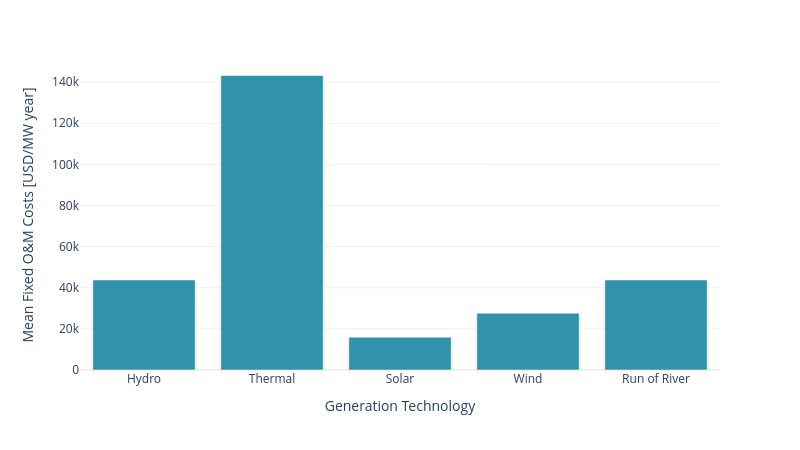

The notebook cell saved with this chart:
### Code cell
gen_fixed_om  = gen_costs.copy()
gen_fixed_om = gen_fixed_om[['gen_tech','gen_fixed_om']]

gen_fixed_om = gen_fixed_om.groupby(['gen_tech']).agg({'gen_fixed_om':'mean'}).reset_index()

fig = px.bar(
    gen_fixed_om, x='gen_tech', y='gen_fixed_om',
    color_discrete_sequence=[colors[0]],
    labels={'gen_tech': 'Generation Technology', 'gen_fixed_om': 'Mean Fixed O&M Costs [USD/MW year]'},
    height=9*50, width=16*50, category_orders={"gen_tech": tech_order},
    template='plotly_white')

fig.write_image(f"../images/Mean Fixed O&M Costs.png")
fig.show()

### Figure 1 — Plotly figure (JSON) as saved in the notebook; plotly's stock layout.template omitted (floating-point values rounded to 4 significant figures)
{"data": [{"alignmentgroup": "True", "hovertemplate": "Generation Technology=%{x}<br>Mean Fixed O&M Costs [USD/MW year]=%{y}<extra></extra>", "legendgroup": "", "marker": {"color": "#3292A9", "pattern": {"shape": ""}}, "name": "", "offsetgroup": "", "orientation": "v", "showlegend": false, "textposition": "auto", "type": "bar", "x": ["Hydro", "Run of River", "Solar", "Thermal", "Wind"], "xaxis": "x", "y": [43780, 43780, 15970, 143220, 27570], "yaxis": "y"}], "layout": {"barmode": "relative", "height": 450, "legend": {"tracegroupgap": 0}, "margin": {"t": 60}, "width": 800, "xaxis": {"anchor": "y", "categoryarray": ["Hydro", "Thermal", "Solar", "Wind", "Run of River"], "categoryorder": "array", "domain": [0, 1], "title": {"text": "Generation Technology"}}, "yaxis": {"anchor": "x", "domain": [0, 1], "title": {"text": "Mean Fixed O&M Costs [USD/MW year]"}}}}
